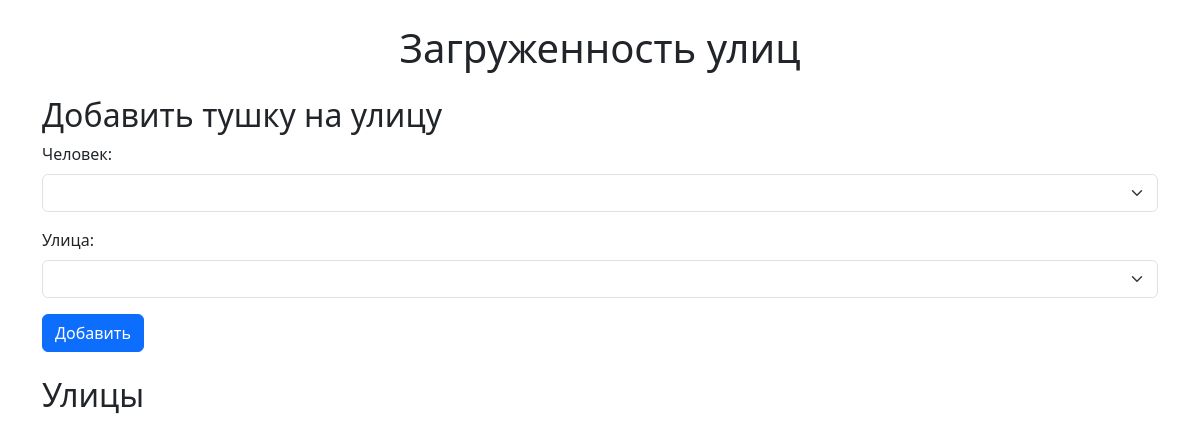
The app's page /, older data.
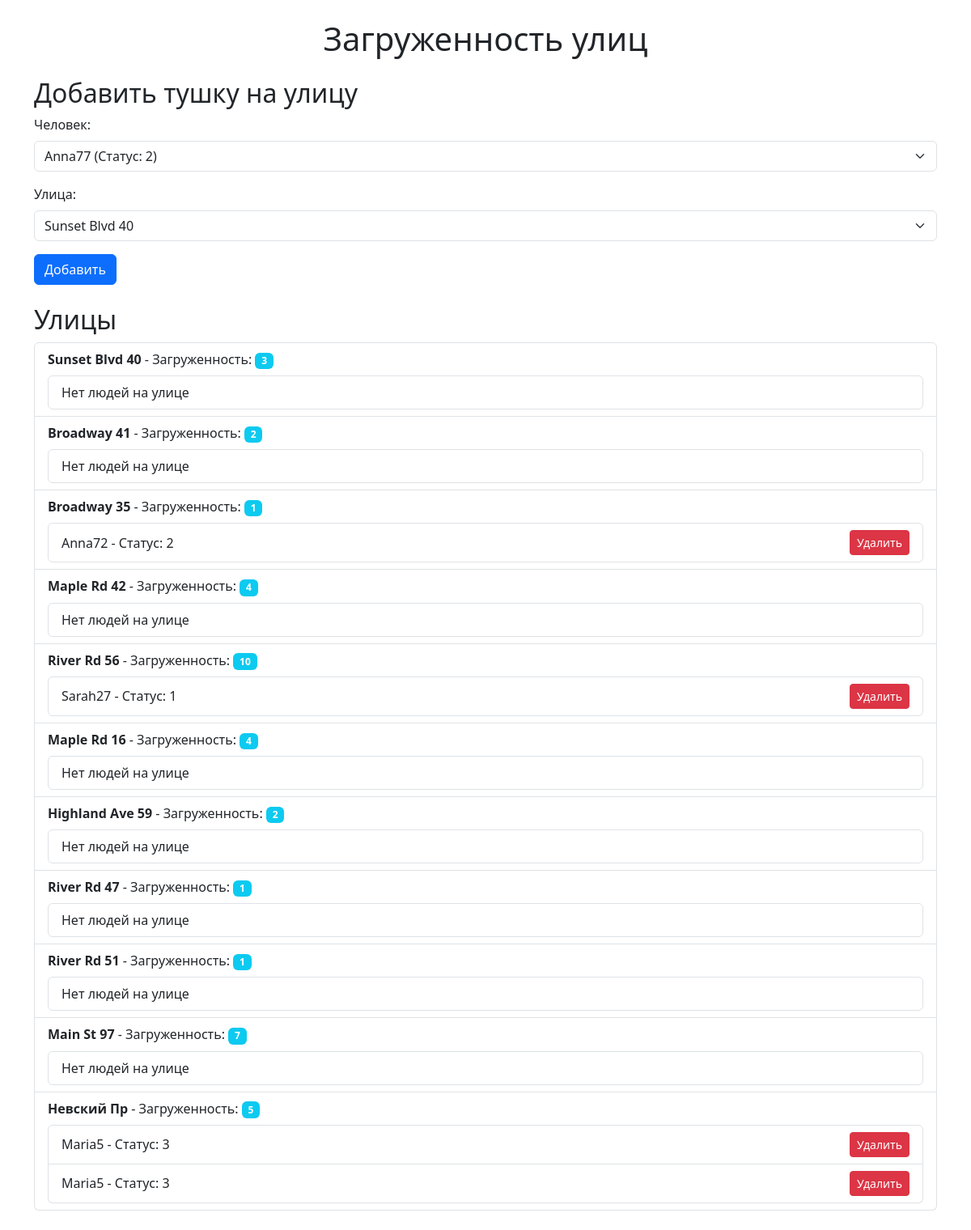
The same page, newer data.
### traffic/models.py (models this page shows, shortened)
class Street(models.Model):
    name = models.CharField(max_length=50)
    workload = models.IntegerField(validators=[MaxValueValidator(10)], default=0)  # Изначально 0

class Journey(models.Model):
    id_person = models.ForeignKey(Person, on_delete=models.CASCADE)
    id_street = models.ForeignKey(Street, on_delete=models.CASCADE)

class Person(models.Model):
    username = models.CharField(max_length=30, verbose_name='Name')
    status = models.IntegerField(
        choices=[
            (1, '1'),
            (2, '2'),
            (10, '10')
        ],
        verbose_name='Status'
    )

### traffic/views.py (the view, shortened to what this page needs)
# urls.py: path('', views.home, name='home'),
def home(request):
    streets = Street.objects.all()
    persons = Person.objects.all()
    error_message = None
    return render(request, 'home.html', {
        'streets': streets,
        'persons': persons,
        'error_message': error_message,
    })

### traffic/templates/home.html (shortened to what this page needs)
<!DOCTYPE html>
<html lang="ru">
<head>
    <link href="https://cdn.jsdelivr.net/npm/bootstrap@5.3.0/dist/css/bootstrap.min.css" rel="stylesheet">
</head>
<body>
    <div class="container my-4">
        <h1 class="text-center mb-4">Загруженность улиц</h1>
        <h2>Добавить тушку на улицу</h2>
        <form method="post" class="mb-4">
            <div class="mb-3">
                <label for="person_id" class="form-label">Человек:</label>
                <select name="person_id" id="person_id" class="form-select">
                    {% for person in persons %}
                        <option value="{{ person.id }}">{{ person.username }} (Статус: {{ person.get_status_display }})</option>
                    {% endfor %}
                </select>
            </div>
            <div class="mb-3">
                <label for="street_id" class="form-label">Улица:</label>
                <select name="street_id" id="street_id" class="form-select">
                    {% for street in streets %}
                        <option value="{{ street.id }}">{{ street.name }}</option>
                    {% endfor %}
                </select>
            </div>
            <button type="submit" class="btn btn-primary">Добавить</button>
        </form>
        <h2>Улицы</h2>
        <ul class="list-group mb-4">
            {% for street in streets %}
                <li class="list-group-item">
                    <strong>{{ street.name }}</strong> - Загруженность: <span class="badge bg-info">{{ street.workload }}</span>
                    <ul class="list-group mt-2">
                        {% for journey in street.journey_set.all %}
                            <li class="list-group-item d-flex justify-content-between align-items-center">
                                {{ journey.id_person.username }} - Статус: {{ journey.id_person.get_status_display }}
                                <a href="{% url 'remove_person' journey.id %}" class="btn btn-danger btn-sm">Удалить</a>
                            </li>
                        {% empty %}
                            <li class="list-group-item">Нет людей на улице</li>
                        {% endfor %}
                    </ul>
                </li>
            {% endfor %}
        </ul>
    </div>
</body>
</html>

Row changes from the older to the newer data that the page shows:
added Street: name "Sunset Blvd 40", workload "3"
added Street: name "Broadway 41", workload "2"
added Street: name "Broadway 35", workload "1"
added Journey: id_person.username "Anna72", id_person.status "2", shown under "Broadway 35"
added Street: name "Maple Rd 42", workload "4"
added Street: name "River Rd 56", workload "10"
added Journey: id_person.username "Sarah27", id_person.status "1", shown under "River Rd 56"
added Street: name "Maple Rd 16", workload "4"
added Street: name "Highland Ave 59", workload "2"
added Street: name "River Rd 47", workload "1"
added Street: name "River Rd 51", workload "1"
added Street: name "Main St 97", workload "7"
added Street: name "Невский Пр", workload "5"
added Journey: id_person.username "Maria5", id_person.status "3", shown under "Невский Пр"
added Journey: id_person.username "Maria5", id_person.status "3", shown under "Невский Пр"
Text that changed along with them:
form field person_id: (not shown) → "Anna77 (Статус: 2)"
form field street_id: (not shown) → "Sunset Blvd 40"
